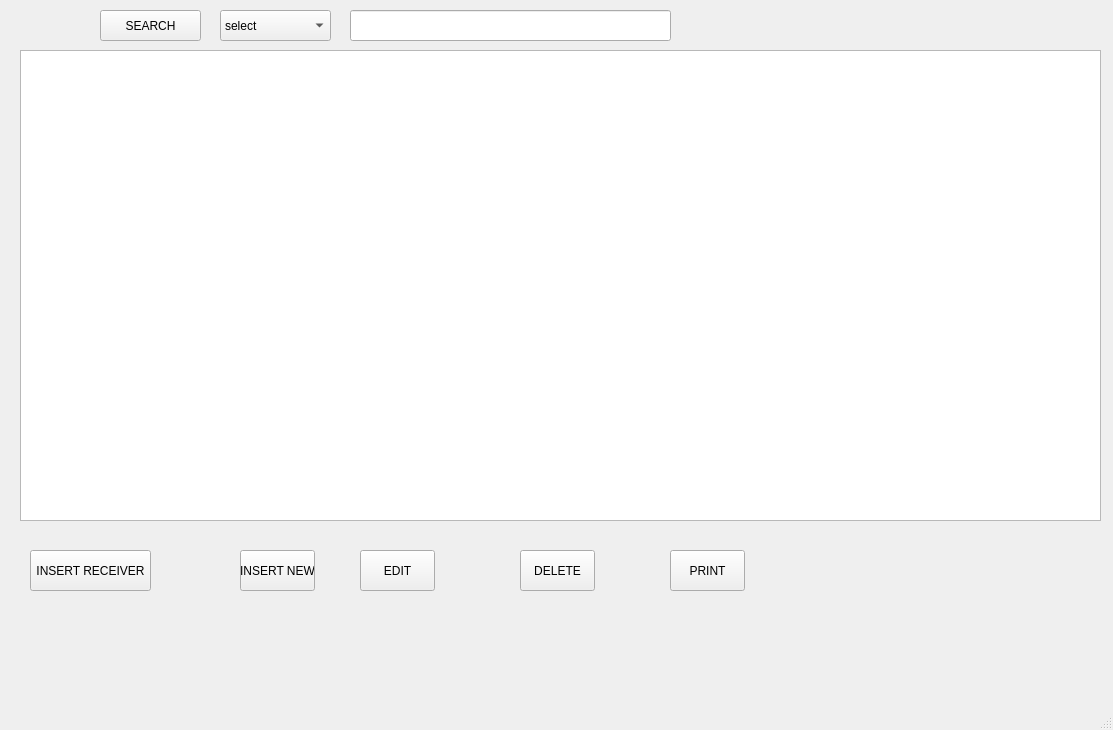
<?xml version="1.0" encoding="UTF-8"?>
<ui version="4.0">
 <class>timkiem_mainwindows</class>
 <widget class="QMainWindow" name="timkiem_mainwindows">
  <property name="geometry">
   <rect>
    <x>0</x>
    <y>0</y>
    <width>1113</width>
    <height>730</height>
   </rect>
  </property>
  <property name="windowTitle">
   <string>MainWindow</string>
  </property>
  <widget class="QWidget" name="centralwidget">
   <widget class="QLineEdit" name="search_text">
    <property name="geometry">
     <rect>
      <x>350</x>
      <y>10</y>
      <width>321</width>
      <height>31</height>
     </rect>
    </property>
   </widget>
   <widget class="QPushButton" name="bt_search">
    <property name="geometry">
     <rect>
      <x>100</x>
      <y>10</y>
      <width>101</width>
      <height>31</height>
     </rect>
    </property>
    <property name="text">
     <string>SEARCH</string>
    </property>
   </widget>
   <widget class="QTableView" name="table_data_view">
    <property name="geometry">
     <rect>
      <x>20</x>
      <y>50</y>
      <width>1081</width>
      <height>471</height>
     </rect>
    </property>
   </widget>
   <widget class="QPushButton" name="bt_del">
    <property name="geometry">
     <rect>
      <x>520</x>
      <y>550</y>
      <width>75</width>
      <height>41</height>
     </rect>
    </property>
    <property name="text">
     <string>DELETE</string>
    </property>
   </widget>
   <widget class="QPushButton" name="bt_insert_new">
    <property name="geometry">
     <rect>
      <x>240</x>
      <y>550</y>
      <width>75</width>
      <height>41</height>
     </rect>
    </property>
    <property name="text">
     <string>INSERT NEW</string>
    </property>
   </widget>
   <widget class="QComboBox" name="select_search">
    <property name="geometry">
     <rect>
      <x>220</x>
      <y>10</y>
      <width>111</width>
      <height>31</height>
     </rect>
    </property>
    <item>
     <property name="text">
      <string>select</string>
     </property>
    </item>
    <item>
     <property name="text">
      <string>Fullname</string>
     </property>
    </item>
    <item>
     <property name="text">
      <string>Phone</string>
     </property>
    </item>
   </widget>
   <widget class="QPushButton" name="bt_edit">
    <property name="geometry">
     <rect>
      <x>360</x>
      <y>550</y>
      <width>75</width>
      <height>41</height>
     </rect>
    </property>
    <property name="text">
     <string>EDIT</string>
    </property>
   </widget>
   <widget class="QPushButton" name="bt_insert_rc">
    <property name="geometry">
     <rect>
      <x>30</x>
      <y>550</y>
      <width>121</width>
      <height>41</height>
     </rect>
    </property>
    <property name="text">
     <string>INSERT RECEIVER</string>
    </property>
   </widget>
   <widget class="QPushButton" name="bt_print">
    <property name="geometry">
     <rect>
      <x>670</x>
      <y>550</y>
      <width>75</width>
      <height>41</height>
     </rect>
    </property>
    <property name="text">
     <string>PRINT</string>
    </property>
   </widget>
  </widget>
  <widget class="QMenuBar" name="menubar">
   <property name="geometry">
    <rect>
     <x>0</x>
     <y>0</y>
     <width>1113</width>
     <height>21</height>
    </rect>
   </property>
  </widget>
  <widget class="QStatusBar" name="statusbar"/>
 </widget>
 <resources/>
 <connections/>
</ui>
